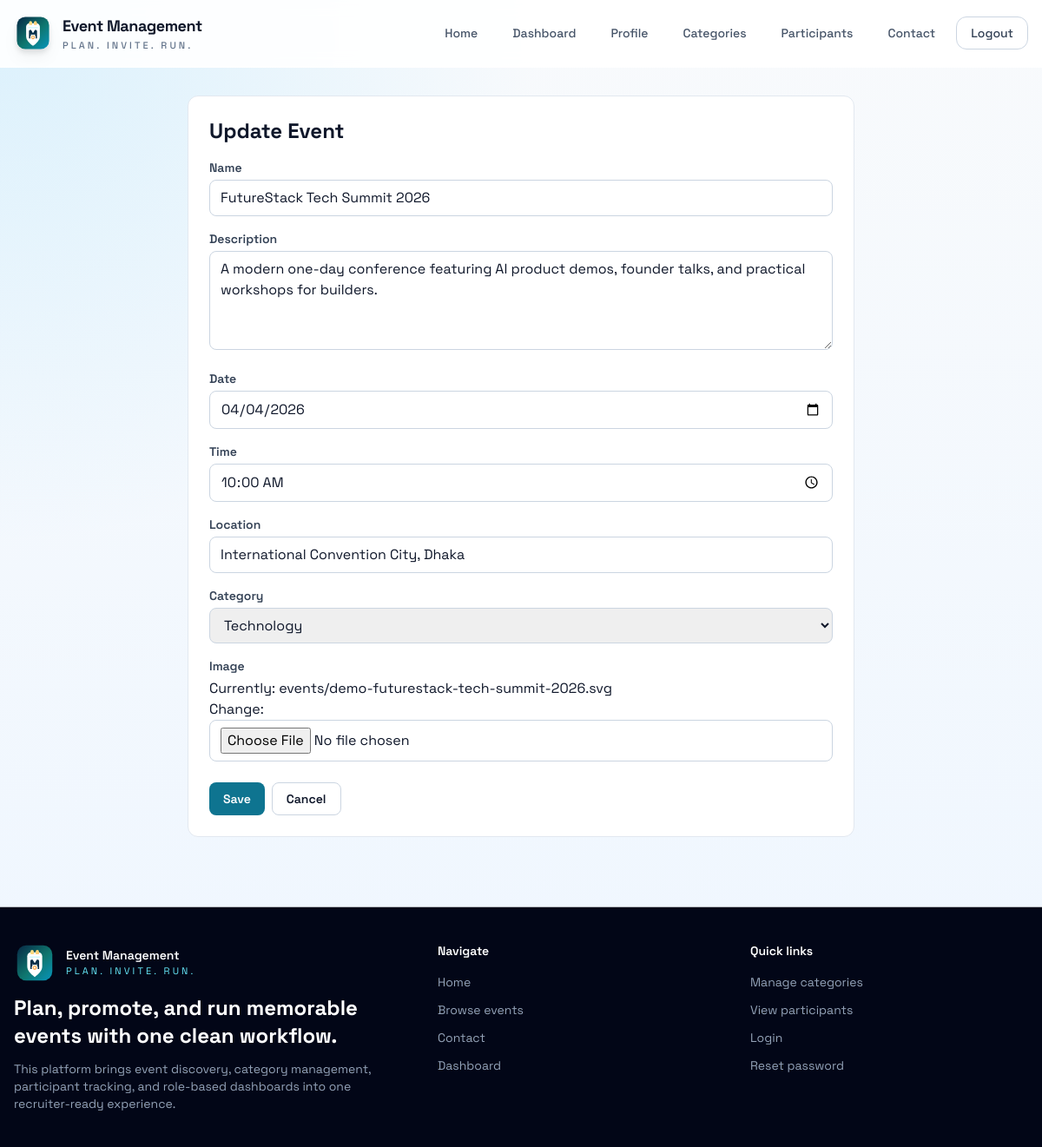
The app's page /events/4/update/ (signed in) with its own data.
### events/models.py (models this page shows, shortened)
class Event(models.Model):
    name = models.CharField(max_length=200)
    description = models.TextField()
    date = models.DateField()
    time = models.TimeField()
    location = models.CharField(max_length=200)
    category = models.ForeignKey(Category, on_delete=models.CASCADE, related_name="events")
    image = models.ImageField(upload_to="events/", default="events/default_event.jpg")
    participants = models.ManyToManyField(
        settings.AUTH_USER_MODEL,
        related_name="rsvp_events",
        blank=True,
    )

### events/views.py (the view)
# urls.py: path("events/<int:pk>/update/", views.update_event, name="update"),
@role_required("Admin", "Organizer")
def update_event(request, pk):
    event = get_object_or_404(Event, pk=pk)
    form = EventForm(request.POST or None, request.FILES or None, instance=event)
    if form.is_valid():
        form.save()
        messages.success(request, "Event updated successfully.")
        return redirect("events:detail", pk=event.pk)
    return render(
        request,
        "events/event_form.html",
        with_role_context(request, {"form": form, "title": "Update Event"}),
    )

### categories/models.py (called while the page is built)
    def __str__(self):
        return self.name

### events/views.py (called while the page is built)
def with_role_context(request, context=None):
    base = role_flags_for_user(request.user)
    if context:
        base.update(context)
    return base

### users/utils.py (called while the page is built)
def user_has_role(user, *roles):
    if not user.is_authenticated:
        return False
    if user.is_superuser:
        return True
    return user.groups.filter(name__in=roles).exists()

def role_required(*roles):
    def decorator(view_func):
        @login_required
        @wraps(view_func)
        def _wrapped_view(request, *args, **kwargs):
            if user_has_role(request.user, *roles):
                return view_func(request, *args, **kwargs)
            raise PermissionDenied("You do not have permission to access this page.")
        return _wrapped_view
    return decorator

def role_flags_for_user(user):
    return {
        "is_admin_user": user_has_role(user, "Admin"),
        "is_organizer_user": user_has_role(user, "Organizer"),
        "is_participant_user": user_has_role(user, "Participant"),
    }

### events/templates/events/event_form.html (shortened to what this page needs)
{% extends "base.html" %}
{% block content %}
<section class="mx-auto max-w-3xl rounded-xl border border-slate-200 bg-white p-6">
    <h1 class="mb-4 text-2xl font-bold">{{ title }}</h1>
    <form method="post" enctype="multipart/form-data" class="space-y-4">
        {% for field in form %}
            <div>
                <label for="{{ field.id_for_label }}" class="mb-1 block text-sm font-semibold text-slate-700">{{ field.label }}</label>
                {{ field }}
            </div>
        {% endfor %}
        <div class="flex flex-wrap gap-2 pt-2">
            <button type="submit" class="rounded-lg bg-cyan-700 px-4 py-2 text-sm font-semibold text-white hover:bg-cyan-800">Save</button>
            <a href="{% url 'events:list' %}" class="rounded-lg border border-slate-300 px-4 py-2 text-sm font-semibold hover:bg-slate-100">Cancel</a>
        </div>
    </form>
</section>
{% endblock %}

### events/templates/base.html (style rules this page uses)
:root { --brand-ink: #082f49; --brand-primary: #0f766e; --brand-accent: #ea580c; }
body { font-family: "Space Grotesk", system-ui, sans-serif; background: radial-gradient(circle at top left, rgba(125, 211, 252, 0.24), transparent 35%), linear-gradient(180deg, #f8fafc 0%, #eef6ff 100%); }

### records on screen
Event: form "FutureStack Tech Summit 2026" "A modern one-day conference featuring AI product demos, founder talks, and practical workshops for builders." "04/04/2026" "10:00:00" "International Convention City, Dhaka" "Technology"

### other values on screen
{{ title }} "Update Event"
{{ field.label }} "Name" "Description" "Date" "Time" "Location" "Category" "Image"
